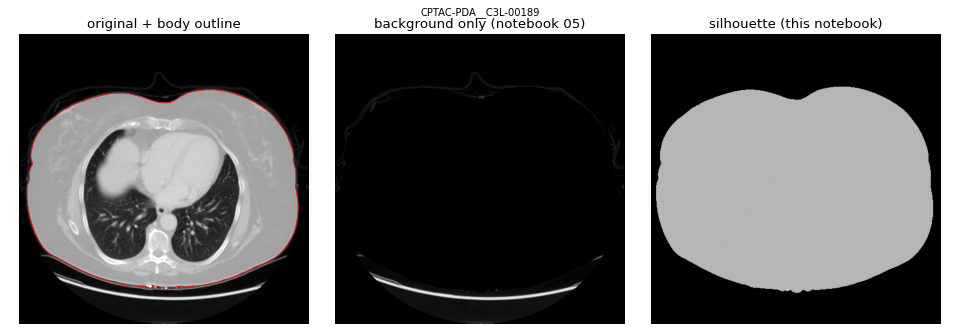
#> input picture results/06_image_posthoc/cache/qc/CPTAC-PDA__C3L-00189.png, 960 x 336 px; its folder holds 3 pictures in this run
$ python r6_mask_qc_figure.py
#> lines starting #> are read from the running program, lines starting #| are printed output that depends on the picture
"""Check R6 (4 Nov 2026): one supplementary figure of the mask QC pictures that
notebooks 05/06 saved for two scans of each flagged task (middle axial slice: original with the body outline,
background only, silhouette), plus the distribution of the masked share of each volume over the 525 flagged-task scans.
No scan is re-downloaded. Outputs: r6_mask_qc.png, r6_mask_fraction_by_task.csv. Usage: python r6_mask_qc_figure.py"""
from pathlib import Path
import pandas as pd
from PIL import Image, ImageDraw

HERE = Path(__file__).resolve().parent
R = HERE.parent
qc = sorted((R / '06_image_posthoc' / 'cache' / 'qc').glob('*.png'))
ims = [Image.open(p).convert('RGB') for p in qc]
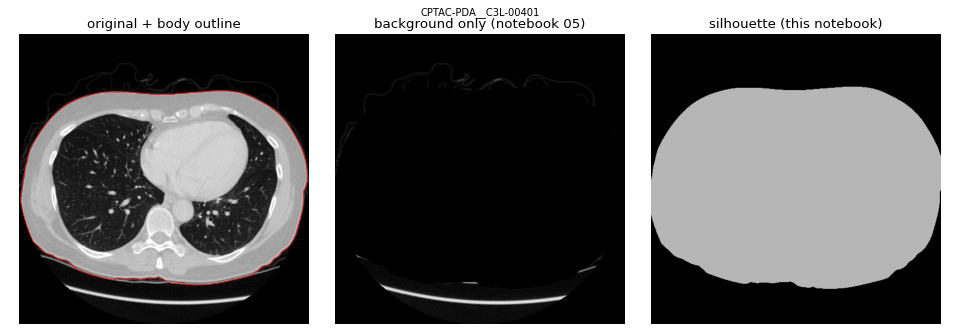
#> input picture results/06_image_posthoc/cache/qc/CPTAC-PDA__C3L-00401.png, 960 x 336 px
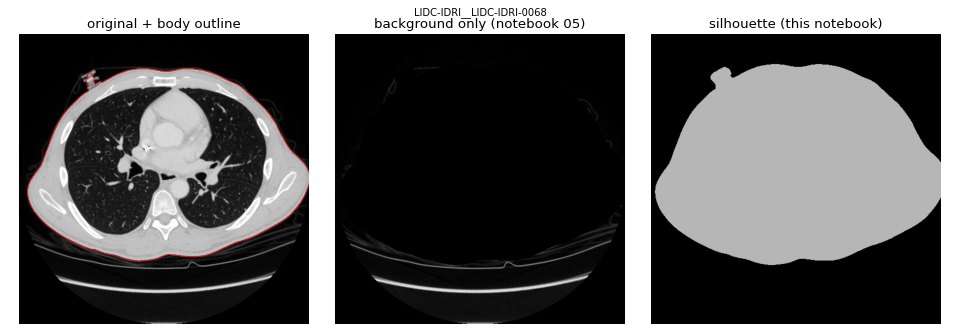
#> input picture results/06_image_posthoc/cache/qc/LIDC-IDRI__LIDC-IDRI-0068.png, 960 x 336 px
#> ims = 3 items
w = max(i.width for i in ims)
#> w = 960
canvas = Image.new('RGB', (w, sum(i.height for i in ims)), 'white')
#> canvas: PIL image 960x1008 RGB; every value is 255
y = 0
for i in ims:
    canvas.paste(i, (0, y))
    y += i.height
#> this loop made 3 passes
#> y on passes 1 to 3: 336, 672, 1008
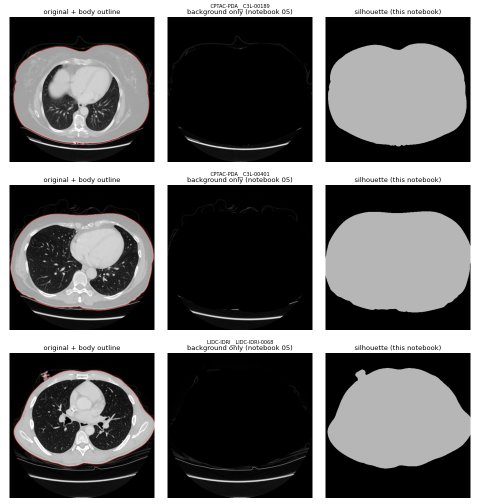
#> canvas: PIL image 960x1008 RGB (shown at 1/2 size); mean R, G, B 101.5, 101.1, 101.1
#> after the loop, y = 1008
canvas.save(HERE / 'r6_mask_qc.png')

#> (the run stopped early here; a loop or call above may not have finished)
